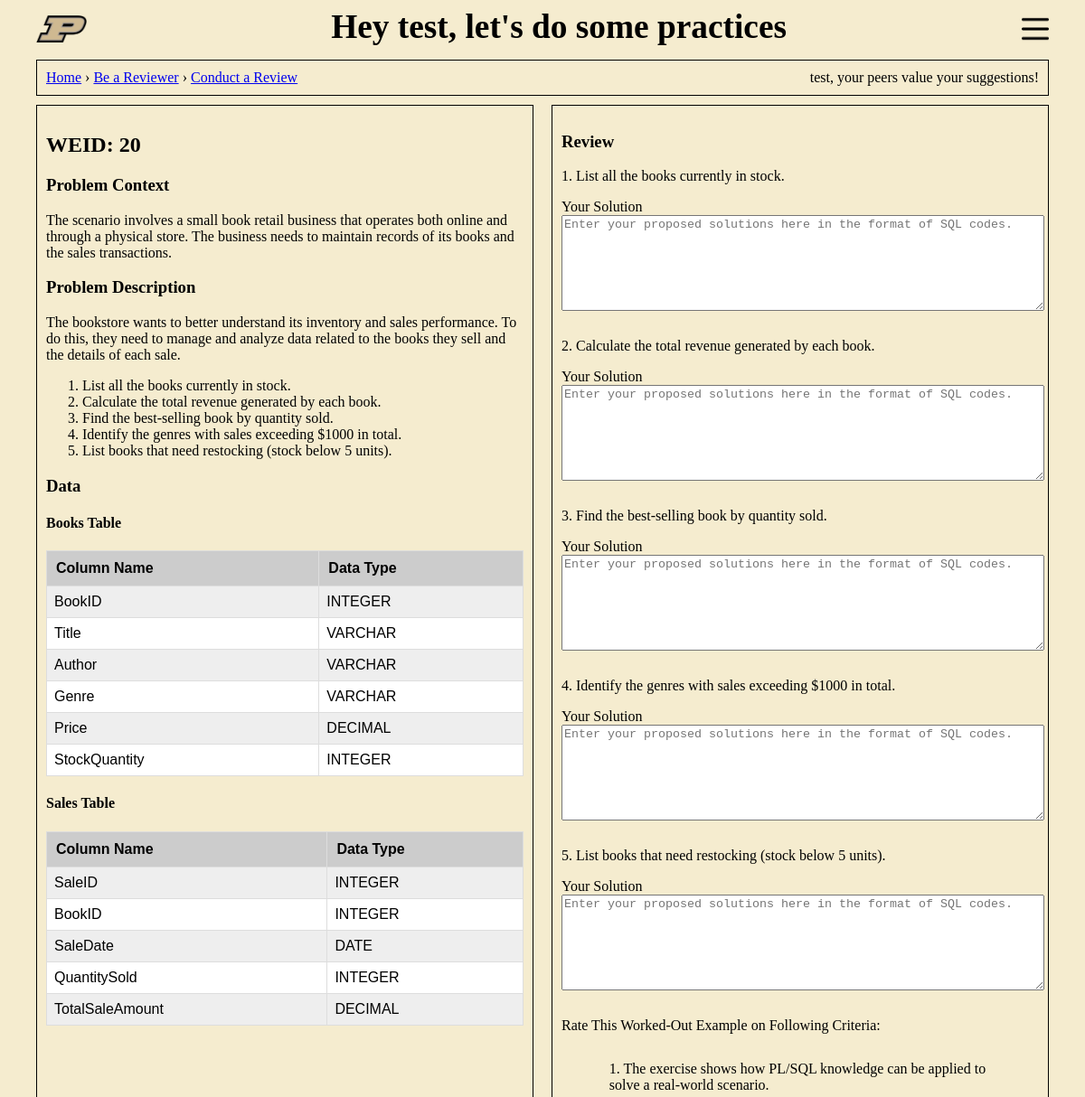
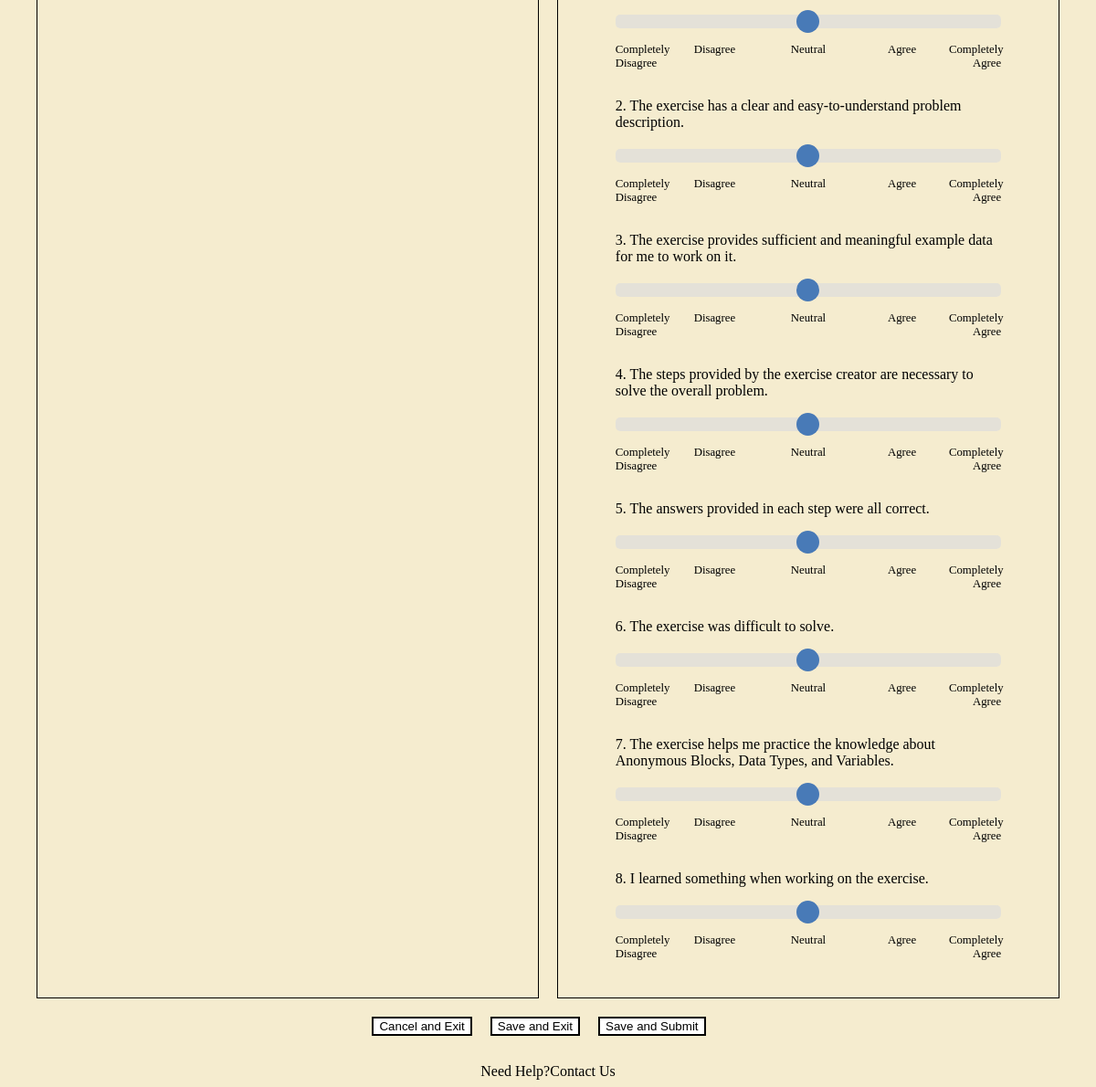
Page /myapp/review/20 (signed in) on the committed database (2 pictures, top to bottom).
### myapp/models.py (models this page shows, shortened)
class Example(models.Model):
    creator = models.ForeignKey(Profile, on_delete=models.CASCADE, related_name='created_examples')
    title = models.CharField(max_length=255)
    project_description = models.TextField()
    project_context = models.TextField()
    created_date = models.DateTimeField(auto_now_add=True)
    completed = models.BooleanField(default=False)

class Question(models.Model):
    example = models.ForeignKey(Example, on_delete=models.CASCADE, related_name='questions')
    order = models.IntegerField(help_text="The order of the question within the example")
    text = models.TextField()
    class Meta:
        ordering = ['order']

class DataTable(models.Model):
    example = models.ForeignKey(Example, on_delete=models.CASCADE, related_name='data_tables')
    name = models.CharField(max_length=255)

class DataColumn(models.Model):
    data_table = models.ForeignKey(DataTable, on_delete=models.CASCADE, related_name='columns')
    name = models.CharField(max_length=255)
    data_type = models.CharField(max_length=255)

class ReviewQuestion(models.Model):
    question_text = models.TextField()
    response_type = models.CharField(max_length=20, choices=[
        ('rating', 'Rating'),
        ('free_response', 'Free Response'),
    ])

### myapp/views.py (the view)
# urls.py: path("review", views.review_menu, name="review"),
@login_required(login_url='index')
def review(request, example_id):
    if request.method == 'POST':
        return redirect('review')
    review_questions = ReviewQuestion.objects.all()
    example = Example.objects.get(pk=example_id)
    context = {
        'user': request.user,
        'navigation_items': [
            {'name': 'Home', 'url': 'index'},
            {'name': 'Be a Reviewer', 'url': 'review'},
            {'name': 'Conduct a Review', 'url': 'review_example', 'example_id': example_id},
        ],
        "review_questions": review_questions,
        "example": example,
    }
    return render(request, 'myapp/Show_Review_Examples.html', context)

### myapp/templates/myapp/Show_Review_Examples.html (shortened to what this page needs)
{% extends 'myapp/base.html' %}
{% load static %}
{% block content %}
    <div class="header-section">
        <nav class="navigation">
            {% for item in navigation_items %}
                {% if item.example_id %}
                    <a href="{% url item.url example_id=item.example_id %}">{{ item.name }}</a>
                {% else %}
                    <a href="{% url item.url %}">{{ item.name }}</a>
                {% endif %}
                {% if not forloop.last %} › {% endif %}
            {% endfor %}
        </nav>
        <p class="welcome">{{ user.username }}, your peers value your suggestions!</p>
    </div>
    <form method="post">
        <div class="main-content">
            <div class="problem-context">
                <h2>WEID: {{ example.id }}</h2>
                <h3>Problem Context</h3>
                {{ example.project_context|linebreaks }}
                <h3>Problem Description</h3>
                {{ example.project_description|linebreaks }}
                <ol>
                    {% for question in example.questions.all %}
                        <li>{{ question.text }}</li>
                    {% endfor %}
                </ol>
                <h3>Data</h3>
                {% for table in example.data_tables.all %}
                    <h4>{{ table.name }} Table</h4>
                    <table class="table-style">
                        <thead>
                        <tr>
                            <th>Column Name</th>
                            <th>Data Type</th>
                        </tr>
                        </thead>
                        <tbody>
                        {% for column in table.columns.all %}
                            <tr>
                                <td>{{ column.name }}</td>
                                <td>{{ column.data_type }}</td>
                            </tr>
                        {% endfor %}
                        </tbody>
                    </table>
                {% endfor %}
            </div>
            <div class="reviewer-section">
                <h3>Review</h3>
                <div class="solution-submission">
                    {% for question in example.questions.all %}
                        <p>{{ forloop.counter }}. {{ question.text }}</p>
                        <label for="solution">Your Solution</label>
                        <br>
                        <textarea id="solution" name="solution"
                                  placeholder="Enter your proposed solutions here in the format of SQL codes."></textarea>
                        <br>
                    {% endfor %}
                </div>
                <div id="rating-section">
                    <p>Rate This Worked-Out Example on Following Criteria:</p>
                    {% for question in review_questions %}
                        {% if question.response_type == 'rating' %}
                            <div class="slider-container">
                                {{ forloop.counter }}. <label for="criteria{{ forloop.counter }}"
                                                              questionid="{{ question.id }}"> {{ question.question_text }}</label>
                                <input class="slider" id="criteria{{ forloop.counter }}" max="5" min="1"
                                       name="criteria{{ forloop.counter }}" step="1" type="range">
                                <div class="slider-labels" style="--list-length: 5;">
                                    <span>Completely Disagree</span>
                                    <span>Disagree</span>
                                    <span>Neutral</span>
                                    <span>Agree</span>
                                    <span>Completely Agree</span>
                                </div>
                            </div>
                        {% endif %}
                    {% endfor %}
                </div>
            </div>
        </div>
        <div class="center">
            <input type="submit" value="Cancel and Exit">
            <input type="submit" value="Save and Exit">
            <input type="submit" value="Save and Submit">
        </div>
    </form>
{% endblock %}

### myapp/templates/myapp/base.html (shortened to what this page needs)
{% load static %}
<!DOCTYPE html>
<html lang="en">
<head>
    <link rel="stylesheet" type="text/css" href="{% static 'myapp/style.css' %}">
</head>
<body>
{% block header %}
    <div class="containerHeader">
        <div>
            <img alt="Purdue Logo" id="PurdueLogo" src="{% static 'myapp/Purdue_logo.png' %}">
        </div>
        <div>
            <p id="header">Hey {{ user.username }}, let's do some practices</p>
        </div>
        <div>
            <img alt="Hamburger Sign" id="HamburgerSign" src="{% static 'myapp/hamburger.png' %}">
        </div>
    </div>
{% endblock header %}
{% block content %}{% endblock content %}
{% block footer %}
    <footer id="dynamicFooter" style="cursor: pointer; color: black;">
        Need Help?<a id="contactLink" href="#"
                     onclick="event.preventDefault(); alert('Thank you for reaching out! We will get back to you soon.');">Contact
        Us</a>
    </footer>
{% endblock footer %}
</body>
</html>

### myapp/static/myapp/style.css (style rules this page uses)
body { background-color: #ebd99f7e; margin-left: 2.5rem; margin-right: 2.5rem; }
.containerHeader { display: flex; }
.containerHeader > div { flex: auto }
#header { color: black; font-family: 'Times New Roman', Times, serif; font-weight: bold; font-size: 28pt; margin-top: 0; margin-bottom: 15px; text-align: center; }
#PurdueLogo { float: left; height: 30px; margin-right: 10px; margin-top: 9px; }
#HamburgerSign { float: right; height: 30px; margin-top: 9px; }
footer { bottom: 0; text-align: center; }
.header-section { display: flex; justify-content: space-between; border: solid 0.1rem black; padding: 10px; margin-bottom: 10px }
.welcome { margin-top: 0; margin-bottom: 0; }
.main-content { display: flex; justify-content: space-between; margin-bottom: 20px; }
.problem-context { border: solid 0.1rem black; padding: 10px; overflow: auto; width: 50%; margin-right: 10px; }
.reviewer-section { width: 50%; margin-left: 10px; border: solid 0.1rem black; padding: 10px; }
.solution-submission textarea { width: 100%; height: 100px; margin-bottom: 10px; }
.slider-container { width: 100%; max-width: 80%; position: relative; margin: 30px auto; }
.slider { -webkit-appearance: none; width: 100%; height: 15px; border-radius: 5px; background: #ddd; outline: none; opacity: 0.7; -webkit-transition: .2s; transition: opacity .2s; margin: 20px 0; }
.slider-labels { display: flex; margin-top: -4px; --list-length: 5; }
.slider-labels span { text-align: center; white-space: normal; font-size: 0.8rem; display: inline-block; width: calc((100% - 12px) / (var(--list-length) - 1)); }
.slider-labels span:first-child { width: calc((100% - 12px) / ((var(--list-length) - 1) * 2) + 6px); text-align: left; }
.slider-labels span:last-child { width: calc((100% - 12px) / ((var(--list-length) - 1) * 2) + 6px); text-align: right; }
.center { display: flex; justify-content: center; align-items: center; }
.table-style { width: 100%; border-collapse: collapse; text-align: left; font-family: Arial, sans-serif; }
.table-style thead th { background-color: #cccccc; font-weight: bold; padding: 10px; border: 1px solid #ddd; }
.table-style tbody td { border: 1px solid #ddd; padding: 8px; }
.table-style tbody tr:nth-child(odd) { background-color: #eeeeee; }
.table-style tbody tr:nth-child(even) { background-color: #ffffff; }
.center input[type=submit] { border: 2px solid #000; margin-right: 20px; background: white; }
footer { margin-top: 30px; cursor: pointer; }
footer a { text-decoration: none; color: inherit; }

### rows in the picture
Example: id "20", project_context "The scenario involves a small book retail business that operates both online and through a physical store. The business needs to maintain records of its books and the sales transactions.", project_description "The bookstore wants to better understand its inventory and sales performance. To do this, they need to manage and analyze data related to the books they sell and the details of each sale."
Question: text "List all the books currently in stock."
Question: text "Calculate the total revenue generated by each book."
Question: text "Find the best-selling book by quantity sold."
Question: text "Identify the genres with sales exceeding $1000 in total."
Question: text "List books that need restocking (stock below 5 units)."
DataTable: name "Books"
DataColumn: name "BookID", data_type "INTEGER"
DataColumn: name "Title", data_type "VARCHAR"
DataColumn: name "Author", data_type "VARCHAR"
DataColumn: name "Genre", data_type "VARCHAR"
DataColumn: name "Price", data_type "DECIMAL"
DataColumn: name "StockQuantity", data_type "INTEGER"
DataTable: name "Sales"
DataColumn: name "SaleID", data_type "INTEGER"
DataColumn: name "BookID", data_type "INTEGER"
DataColumn: name "SaleDate", data_type "DATE"
DataColumn: name "QuantitySold", data_type "INTEGER"
DataColumn: name "TotalSaleAmount", data_type "DECIMAL"
ReviewQuestion: question_text "The exercise shows how PL/SQL knowledge can be applied to solve a real-world scenario."
ReviewQuestion: question_text "The exercise has a clear and easy-to-understand problem description."
ReviewQuestion: question_text "The exercise provides sufficient and meaningful example data for me to work on it."
ReviewQuestion: question_text "The steps provided by the exercise creator are necessary to solve the overall problem."
ReviewQuestion: question_text "The answers provided in each step were all correct."
ReviewQuestion: question_text "The exercise was difficult to solve."
ReviewQuestion: question_text "The exercise helps me practice the knowledge about Anonymous Blocks, Data Types, and Variables."
ReviewQuestion: question_text "I learned something when working on the exercise."

### other values in the picture
{{ user.username }} "test"
{{ item.name }} "Home" "Be a Reviewer"
{{ item.name }} "Conduct a Review"
